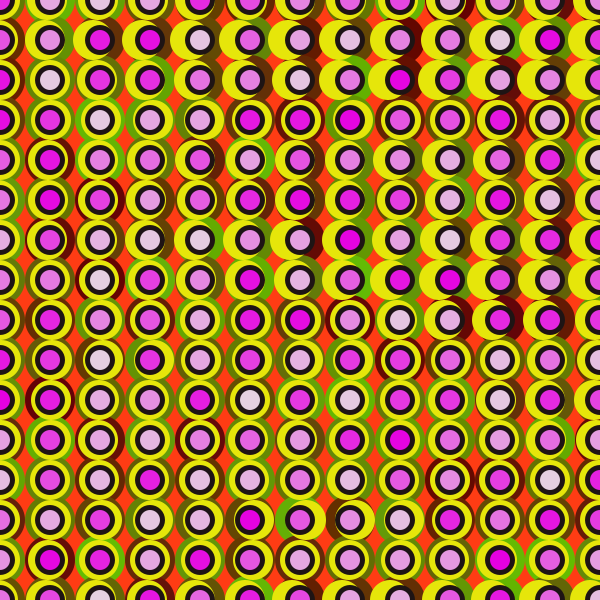
Frame 1 (no input)
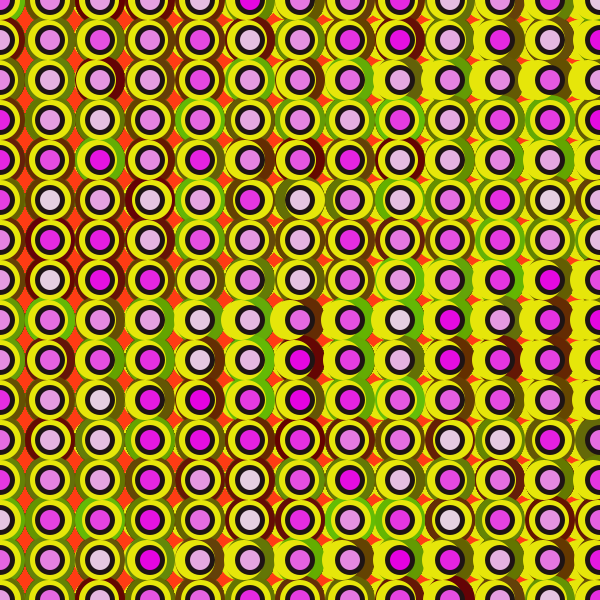
Frame 60 (the mouse pressed at the canvas centre just before this capture)
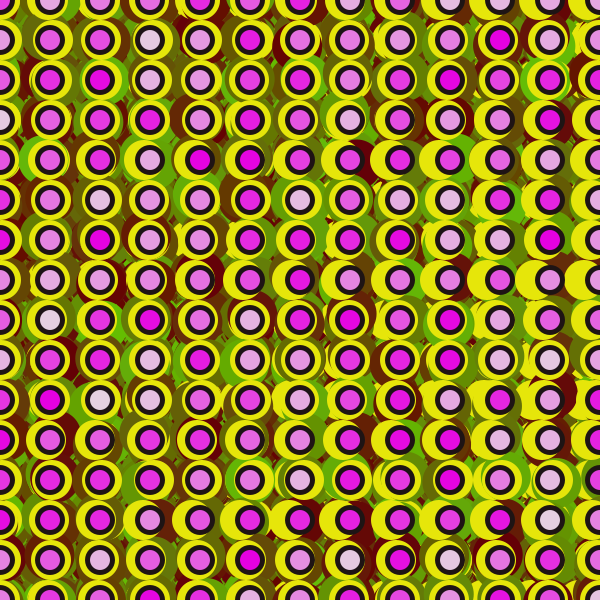
Frame 120 (the mouse held since frame 60 and released just before this capture)

The Processing sketch that drew these frames (run headless with seeded random() and noise(); from frame 60 on, the mouse is pressed at the canvas centre):

// Processing sketch: processing_57138
// ── processing_57138.pde

float speed = 2.5;


void setup () {

  size (600, 600);
  background (260, 60, 20);
  smooth();
  noStroke();
}


void draw() {
  
  for (int y=0; y<=height; y+=40) {
    for (int x=0; x <= width; x+=50) {
    float mx=mouseX/40;
    float offsetA= random(-mx,mx);
    float offsetB= random(-mx,mx);
      fill(100, random(190), random(10));
      ellipse(x+offsetA, y-offsetB, 50, 50);
    }
  } //yellow
  for (int y=0; y<=height; y+=40) {
    for (int x=0; x <= width; x+=50) {
      x += random (-speed, speed);
      fill(230, 230, 10);
      ellipse(x, y, 40, 40);
    }
  }//black
  for (int y=0; y<=height; y+=40) {
    for (int x=0; x <= width; x+=50) {
      fill(30, 20, 20);
      ellipse(x, y, 30, 30);
    }
  } //pink
  for (int y=0; y<=height; y+=40) {
    for (int x=0; x <= width; x+=50) {
      fill(230, random(210), 223);
      ellipse(x, y, 20, 20);
    }
  }
}
